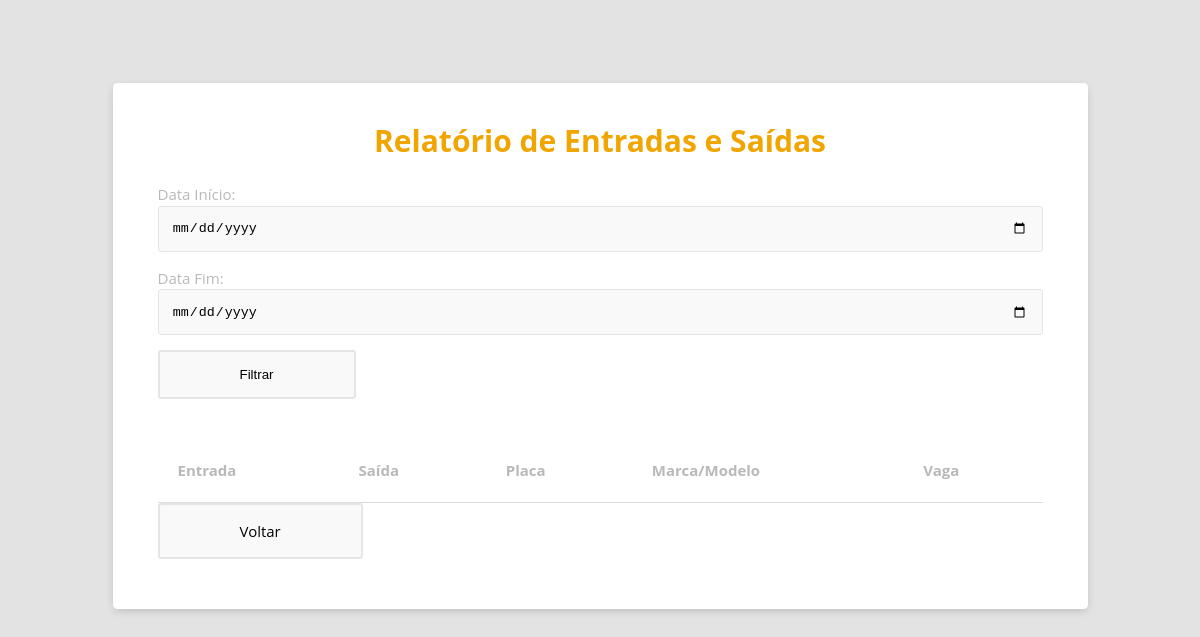
Before: /relatorio_entradas_saidas with the older database file.
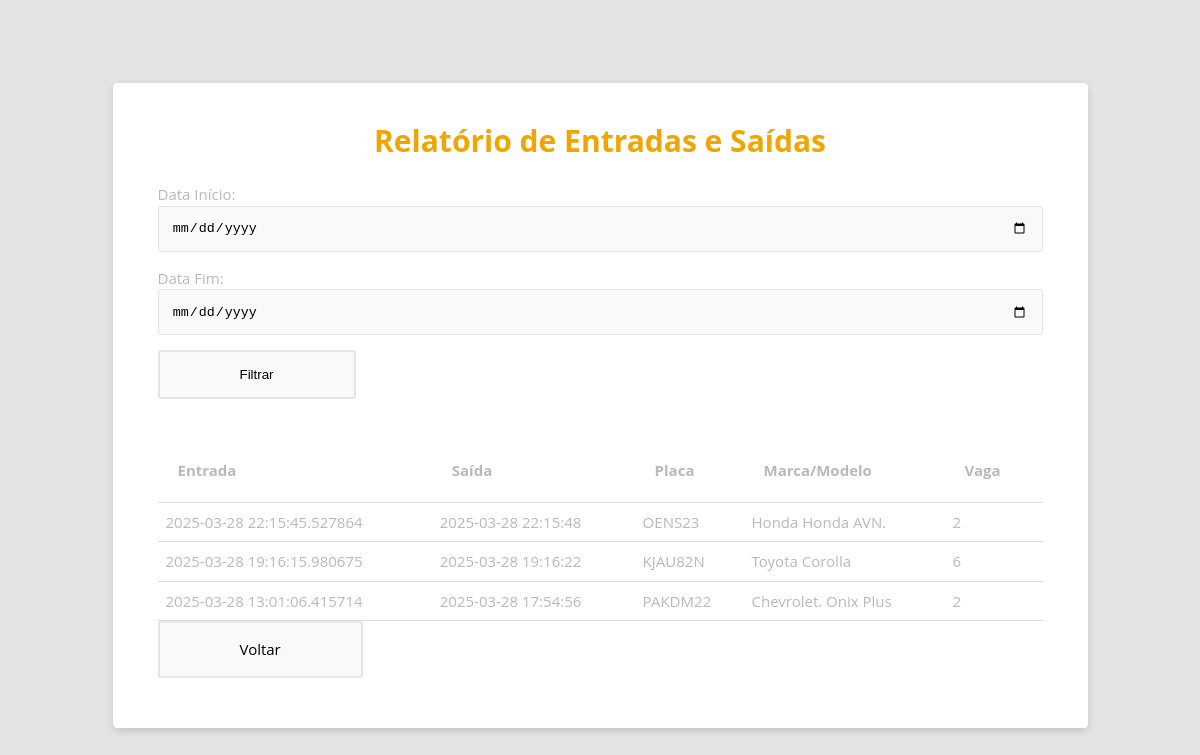
After: the same page with the newer database file.
### tables this page shows
CREATE TABLE historico (
            id INTEGER PRIMARY KEY AUTOINCREMENT,
            carro_id INTEGER NOT NULL,
            vaga_id INTEGER NOT NULL,
            entrada DATETIME NOT NULL,
            saida DATETIME,
            FOREIGN KEY (carro_id) REFERENCES carro(id),
            FOREIGN KEY (vaga_id) REFERENCES vaga(id)
        );

CREATE TABLE carro (
            id INTEGER PRIMARY KEY AUTOINCREMENT,
            placa TEXT NOT NULL UNIQUE,
            marca TEXT NOT NULL,
            modelo TEXT NOT NULL,
            ano INTEGER NOT NULL,
            vaga_id INTEGER,
            FOREIGN KEY (vaga_id) REFERENCES vaga(id)
        );

CREATE TABLE vaga (
            id INTEGER PRIMARY KEY AUTOINCREMENT,
            numero INTEGER NOT NULL UNIQUE,
            status TEXT NOT NULL DEFAULT 'disponível',
            carro_id INTEGER,
            FOREIGN KEY (carro_id) REFERENCES carro(id)
        );

### app.py (the view)
@app.route('/relatorio_entradas_saidas')
def relatorio_entradas_saidas():
    data_inicio = request.args.get('data_inicio')
    data_fim = request.args.get('data_fim')
    try:
        conectar = conectar_db()
        cursor = conectar.cursor()
        query = """
            SELECT h.entrada, h.saida, c.placa, c.marca, c.modelo, v.numero
            FROM historico h
            JOIN carro c ON h.carro_id = c.id
            JOIN vaga v ON h.vaga_id = v.id
        """
        params = []
        if data_inicio and data_fim:
            query += " WHERE h.entrada BETWEEN ? AND ?"
            params.extend([data_inicio, data_fim])
        query += " ORDER BY h.entrada DESC"
        cursor.execute(query, params)
        registros = cursor.fetchall()
        return render_template('relatorio_entradas_saidas.html',
                            registros=registros,
                            data_inicio=data_inicio,
                            data_fim=data_fim)
    except Exception as e:
        flash(f'Erro ao gerar relatório: {str(e)}', 'error')
        return redirect(url_for('relatorios'))
    finally:
        conectar.close()

### app.py (called while the page is built)
def conectar_db():
    return sqlite3.connect('crud.db')

### templates/relatorio_entradas_saidas.html (shortened to what this page needs)
<!DOCTYPE html>
<html lang="pt-br">
<head>
    <link rel="stylesheet" href="/static/css/styles.css">
    <link rel="stylesheet" href="https://cdnjs.cloudflare.com/ajax/libs/font-awesome/6.4.2/css/all.min.css">
</head>
<body>
    <div class="container">
        <div class="title">
            <h1>Relatório de Entradas e Saídas</h1>
        </div>
        <div class="row">
            <form action="/relatorio_entradas_saidas" method="get">
                <div class="input-group">
                    <label for="data_inicio">Data Início:</label>
                    <input type="date" name="data_inicio" id="data_inicio" value="{{ data_inicio }}">
                </div>
                <div class="input-group">
                    <label for="data_fim">Data Fim:</label>
                    <input type="date" name="data_fim" id="data_fim" value="{{ data_fim }}">
                </div>
                <button type="submit" class="btn-option">Filtrar</button>
            </form>
        </div>
        <div class="row">
            <table>
                <thead>
                    <tr>
                        <th>Entrada</th>
                        <th>Saída</th>
                        <th>Placa</th>
                        <th>Marca/Modelo</th>
                        <th>Vaga</th>
                    </tr>
                </thead>
                <tbody>
                    {% for registro in registros %}
                    <tr>
                        <td>{{ registro[0] }}</td>
                        <td>{{ registro[1] if registro[1] else 'Ainda estacionado' }}</td>
                        <td>{{ registro[2] }}</td>
                        <td>{{ registro[3] }} {{ registro[4] }}</td>
                        <td>{{ registro[5] }}</td>
                    </tr>
                    {% endfor %}
                </tbody>
            </table>
        </div>
        <div class="row">
            <a href="/relatorios" class="btn-option">Voltar</a>
        </div>
    </div>
</body>
</html>

### static/css/styles.css (style rules this page uses)
:root { --primary-color: #f0a500; --primary-dark: #bd8200; --text-color: #b9b9b9; --background: #e3e3e3; --white: #fff; --light-gray: #f9f9f9; --border-color: #e5e5e5; --success: #4caf50; --success-hover: #45a049; --danger: #f44336; --danger-hover: #d32f2f; --available: #d4edda; --occupied: #f8d7da; --reserved: #fff3cd; --shadow: 0px 3px 10px -2px rgba(0, 0, 0, 0.2); --transition: all 0.35s ease-in-out; }
*, *::before, *::after { box-sizing: border-box; }
body { padding: 5em; font: 15px/1.5 "Open Sans", "Helvetica Neue", Helvetica, Arial, sans-serif; color: var(--text-color); background-color: var(--background); }
h1, h4 { color: var(--primary-color); }
h1 { display: flex; align-items: center; justify-content: center; }
.container { max-width: 65em; padding: 1em 3em 2em; margin: 0 auto; background-color: var(--white); border-radius: 4.2px; box-shadow: var(--shadow); }
input, select, select option, .table-input { width: 100%; padding: 1em; background-color: var(--light-gray); border: 1px solid var(--border-color); border-radius: 3px; transition: var(--transition); }
.input-group { margin-bottom: 1em; zoom: 1; }
.input-group:before, .input-group:after { content: ""; display: table; }
.input-group:after { clear: both; }
.btn-option, .btn-small { border-radius: 3px; cursor: pointer; transition: var(--transition); }
.btn-option { padding: 15px 80px; margin-bottom: 20px; background-color: var(--light-gray); border: 2px solid var(--border-color); display: inline-block; align-items: center; justify-content: center; text-decoration: none; color: #000; }
table { width: 100%; border-collapse: collapse; margin-top: 20px; text-align: left; }
th, td { padding: 8px; text-align: left; border-bottom: 1px solid #ddd; }
th { padding: 20px; }
.row { zoom: 1; }
.row:before, .row:after { content: ""; display: table; }
.row:after { clear: both; }

Changed rows visible on the page:
added historico: entrada "2025-03-28 22:15:45.527864", saida "2025-03-28 22:15:48", placa "OENS23", marca "Honda", modelo "Honda AVN.", numero "2"
added historico: entrada "2025-03-28 19:16:15.980675", saida "2025-03-28 19:16:22", placa "KJAU82N", marca "Toyota", modelo "Corolla", numero "6"
added historico: entrada "2025-03-28 13:01:06.415714", saida "2025-03-28 17:54:56", placa "PAKDM22", marca "Chevrolet.", modelo "Onix Plus", numero "2"
